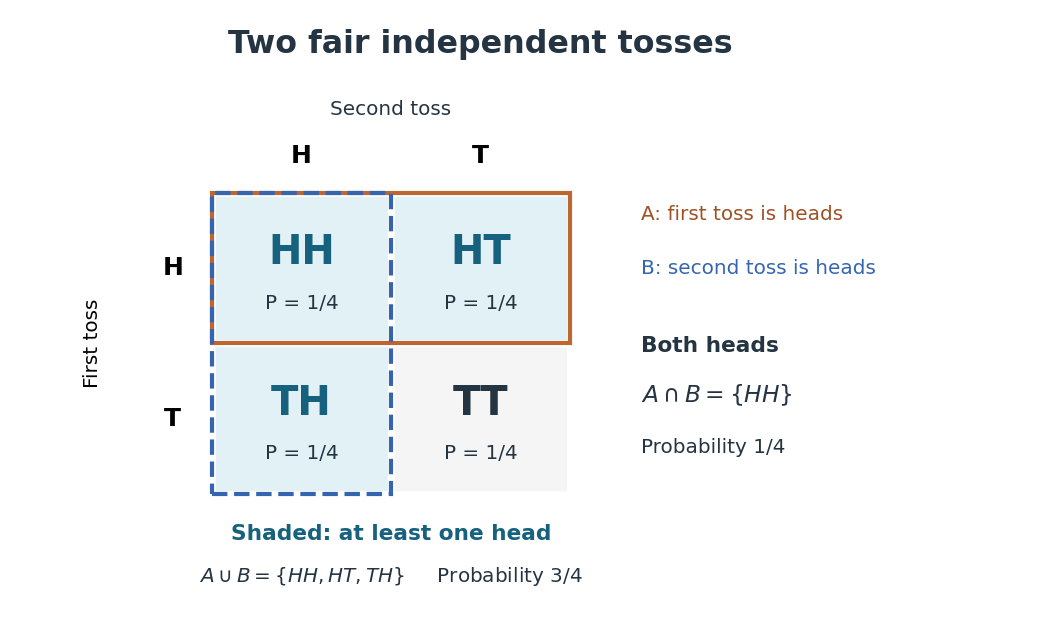

Recreate this plot in Python.
"""Draw ordered coin outcomes and event operations (Python 3.14, matplotlib 3.10)."""

from pathlib import Path

import matplotlib.pyplot as plt
from matplotlib.patches import Rectangle


def main():
    fig, ax = plt.subplots(figsize=(8.8, 5.2), dpi=120, facecolor="white")
    ax.set(xlim=(-0.95, 4.6), ylim=(-0.7, 3.2))
    ax.axis("off")
    blue, pale, ink = "#16617d", "#e1f1f5", "#243442"
    ax.text(1.5, 2.93, "Two fair independent tosses", ha="center",
            fontsize=19, weight="bold", color=ink)
    ax.text(1, 2.52, "Second toss", ha="center", fontsize=12, color=ink)
    for x, label in [(0.5, "H"), (1.5, "T")]:
        ax.text(x, 2.2, label, ha="center", fontsize=15, weight="bold")
    ax.text(-0.72, 1, "First toss", rotation=90, va="center", fontsize=12)
    for y, label in [(1.5, "H"), (0.5, "T")]:
        ax.text(-0.22, y, label, ha="center", va="center", fontsize=15, weight="bold")
    for x, y, outcome in [(0, 1, "HH"), (1, 1, "HT"), (0, 0, "TH"), (1, 0, "TT")]:
        chosen = outcome != "TT"
        ax.add_patch(Rectangle((x, y), 1, 1, facecolor=pale if chosen else "#f5f5f5",
                               edgecolor="white", linewidth=4))
        ax.text(x + 0.5, y + 0.60, outcome, ha="center", va="center",
                fontsize=24, weight="bold", color=blue if chosen else ink)
        ax.text(x + 0.5, y + 0.23, "P = 1/4", ha="center", fontsize=12, color=ink)
    ax.add_patch(Rectangle((0, 1), 2, 1, fill=False, edgecolor="#bd6632",
                           linewidth=2.5, zorder=5))
    ax.add_patch(Rectangle((0, 0), 1, 2, fill=False, edgecolor="#3565af",
                           linewidth=2.5, linestyle="--", zorder=6))
    ax.text(2.4, 1.82, "A: first toss is heads", color="#9f5024", fontsize=12)
    ax.text(2.4, 1.46, "B: second toss is heads", color="#3565af", fontsize=12)
    ax.text(2.4, 0.94, "Both heads", fontsize=13, weight="bold", color=ink)
    ax.text(2.4, 0.61, r"$A\cap B=\{HH\}$", fontsize=14, color=ink)
    ax.text(2.4, 0.27, "Probability 1/4", fontsize=12, color=ink)
    ax.text(1, -0.31, "Shaded: at least one head", ha="center",
            fontsize=13, weight="bold", color=blue)
    ax.text(1, -0.59, r"$A\cup B=\{HH,HT,TH\}$     Probability $3/4$",
            ha="center", fontsize=12, color=ink)
    fig.subplots_adjust(left=0.04, right=0.98, bottom=0.04, top=0.98)
    fig.savefig(Path(__file__).stem + ".png", facecolor="white")
    plt.close(fig)


if __name__ == "__main__":
    main()
